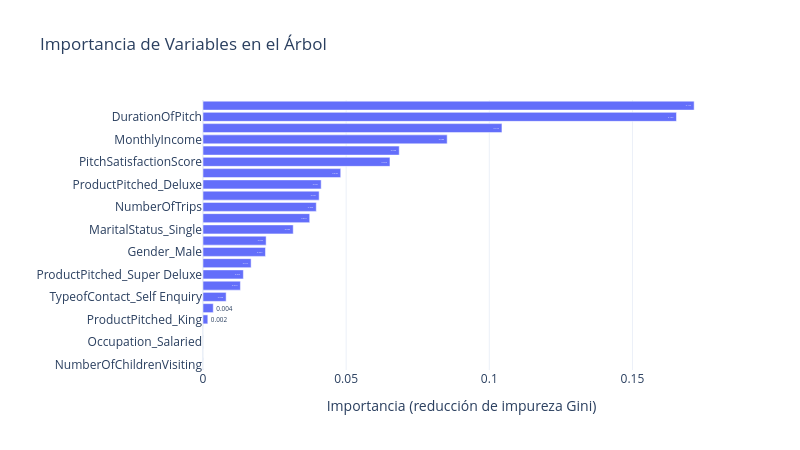

Source (notebook cell):
### Markdown cell above
### 3.4 Selección de variables (feature importance)
Se entrena un árbol de decisión con todas las variables y se conservan las que acumulan el 90 % de la importancia (reducción de impureza Gini).

### Code cell
# Importancia de variables con un árbol para feature selection
arbol_fi = DecisionTreeClassifier(max_depth=8, class_weight='balanced', random_state=RS).fit(Xtr, y_train)
imp = plot_importancias(arbol_fi, Xtr.columns)

### Figure 1 — Plotly figure (JSON) as saved in the notebook; plotly's stock layout.template omitted (floating-point values rounded to 4 significant figures)
{"data": [{"hovertemplate": "Importancia (reducción de impureza Gini)=%{x}<br>=%{y}<extra></extra>", "legendgroup": "", "marker": {"color": "#636efa", "pattern": {"shape": ""}}, "name": "", "orientation": "h", "showlegend": false, "textposition": "auto", "texttemplate": "%{x:.3f}", "type": "bar", "x": [0.0, 0.0, 1.451e-18, 2.507e-17, 0.001679, 0.003579, 0.008084, 0.01307, 0.0141, 0.01681, 0.02182, 0.02205, 0.03151, 0.03727, 0.03957, 0.04057, 0.04128, 0.04811, 0.0653, 0.06855, 0.08529, 0.1044, 0.1654, 0.1716], "xaxis": "x", "y": ["NumberOfChildrenVisiting", "MaritalStatus_Married", "Occupation_Salaried", "ProductPitched_Standard", "ProductPitched_King", "Occupation_Small Business", "TypeofContact_Self Enquiry", "NumberOfPersonVisiting", "ProductPitched_Super Deluxe", "OwnCar", "Gender_Male", "Occupation_Large Business", "MaritalStatus_Single", "NumberOfFollowups", "NumberOfTrips", "MaritalStatus_Unmarried", "ProductPitched_Deluxe", "PreferredPropertyStar", "PitchSatisfactionScore", "CityTier", "MonthlyIncome", "Age", "DurationOfPitch", "Passport"], "yaxis": "y"}], "layout": {"barmode": "relative", "height": 450, "legend": {"tracegroupgap": 0}, "title": {"text": "Importancia de Variables en el Árbol"}, "width": 800, "xaxis": {"anchor": "y", "domain": [0, 1], "title": {"text": "Importancia (reducción de impureza Gini)"}}, "yaxis": {"anchor": "x", "domain": [0, 1], "title": {"text": ""}}}}
